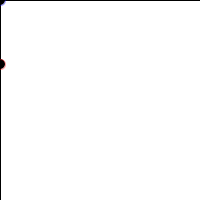
Frame 1 (no input)
Frame 60 (the mouse pressed at the canvas centre just before this capture): identical to frame 1, image omitted
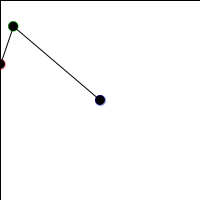
Frame 120 (the mouse held since frame 60 and released just before this capture)

The Processing sketch that drew these frames (run headless with seeded random() and noise(); from frame 60 on, the mouse is pressed at the canvas centre):

// Processing sketch: inverse_kinematics_simulator
// ── inverse_kinematics_simulator.pde
void setup(){
  size(200, 200);
}

void draw(){
  float scale = 2;
  
  fill(255);
  rect(0, 0, width, height);
  /*
  
  |
B o  
  | \
  |  \ a
  |   \
 h|    o
  |   / b
  |--o
 z|  |
  |__|______
    x
    
  */
  
  //Height of coxa / femur joint
  float h = 68 * scale;
  
  //Desired co-ordinates of foot
  float x = mouseX;
  float z = height - mouseY;
  
  //a is the femur; b is the tibia, c is the distance from coxa / femur joint to end of tibia.
  float a, b, c; 
  //The angles opposite their lower case counterparts
  float A, B, C;
  //The co-ordinates in x,z space for points A, B, and C
  float Ax,Az,Bx,Bz,Cx,Cz;   
  
  //Bx,Bz is the location on X,Z plane where the leg originates 
  Bx = 0;
  Bz = h;
  
  //We know a and b by measurement (length of leg segments)
  a = 20 * scale;
  b = 57 * scale;
  //We can find c using pythagorean theorem with (h-z), x
  c = sqrt((h-z)*(h-z) + x*x);
  
  //Use low of cosines to find A, B, and C
  A = acos((b*b + c*c - a*a) / (2 * b * c));
  B = acos((a*a + c*c - b*b) / (2 * a * c));
  C = acos((a*a + b*b - c*c) / (2 * a * b));
  
  //Find X using arc cosine: cos(X) = z/a; 
  float X = acos((h-z)/c);
  
  //To find Cx,Cz we first find the angle (Temp1) between vertical and side 'a'
  float Temp1 = PI - B - X;
  Cx = sin(Temp1) * a;
  //Use pythagorean theorem to find rise of Cz over Bz.  Subtract this value from 
  // Bz to find absolute co-ordinates 
  Cz = Temp1 > PI / 2 ? (Bz - sqrt(a*a - Cx*Cx)) : (Bz + sqrt(a*a - Cx*Cx));
   
  //Now we need to find Ax,Az.
  Ax = x;
  Az = z;
  //TODO
  
  println();
  println("a=" + a + ", b=" + b + ", c=" + c);
  println("A=" + degrees(A) + ", B=" + degrees(B + X) + ", C=" + degrees(C));
  println("x=" + x + ", z=" + z);
  println("X=" + degrees(X));
  println("Ax=" + Ax + ", Az=" + Az + ", Cx=" + Cx + ", Cz=" + Cz);
  
  //Print everything to the screen
  fill(0);
  stroke(255, 0, 0, 100);
  ellipse(Bx, height - Bz, 10, 10);
  stroke(0, 255, 0, 100);
  ellipse(Cx, height - Cz, 10, 10);
  stroke(0, 0, 255, 100);
  ellipse(Ax, height - Az, 10, 10);

  stroke(0);
  line(Bx, height - Bz, Cx, height - Cz);
  line(Cx, height - Cz, Ax, height - Az);
}
